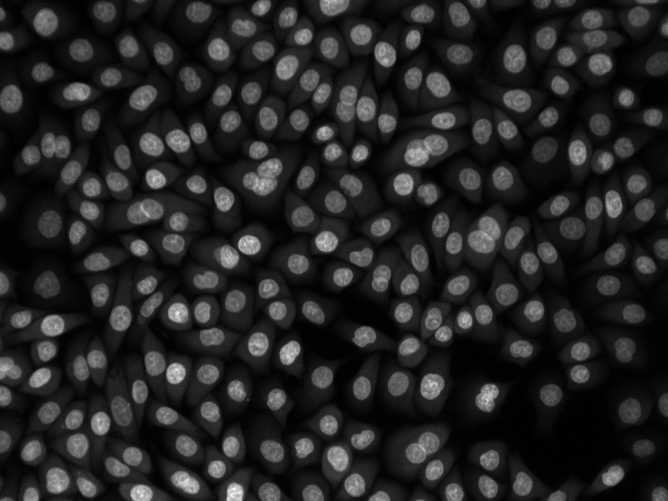
#> input picture images/002002-3608-channel-0.tif, 668 x 501 px
$ jupyter execute biomedia_features_02_blobs.ipynb   (shell and % lines are left out)
#> lines starting #> are read from the running program, lines starting #| are printed output that depends on the picture
<div class="alert alert-block alert-info">
Visit the <a href="https://github.com/engs1258/biomedical-image-analysis-notebooks/wiki">wiki</a> pages to find some additional documentation and instructions on how view an interactive verson of these notebooks using binder.</div>

---

[cell 1]
import math
import numpy as np
import matplotlib.pyplot as plt


from skimage import measure
from skimage.color import rgb2gray
from skimage import io
from skimage import filters
from skimage import feature

## Blob detection using Laplacian of Gaussian

For the purpose of illustration we use a cartoon image, i.e. an image that does not have any texture.

[cell 2]
image = io.imread("../images/002002-3608-channel-0.tif")
#> image is the input picture: shape (501, 668); min 0, max 255, mean 36.1
image_gray = rgb2gray(image)

[cell 3]
fig, ax = plt.subplots(figsize=(8, 8))
plt.imshow(image_gray, cmap=plt.cm.gray)

[cell 4]
blobs_log = feature.blob_log(image_gray, max_sigma=30, num_sigma=10, threshold=.1)
#> blobs_log = 221 rows, first 8: [353, 289, 7.44], [500, 141, 10.67], [500, 234, 10.67], [482, 186, 7.44], [313, 177, 7.44], [373, 176, 7.44], [242, 325, 7.44], [396, 487, 7.44]

# Compute radii in the 3rd column.
blobs_log[:, 2] = blobs_log[:, 2] * math.sqrt(2)

[cell 5]
fig, ax = plt.subplots(figsize=(8, 8))

ax.set_title('Laplacian of Gaussian')
ax.imshow(image_gray)
for blob in blobs_log:
    y, x, r = blob
    c = plt.Circle((x, y), r, color='yellow', linewidth=2, fill=False)
    ax.add_patch(c)
    ax.set_axis_off()
#> this loop made 221 passes
#> (y, x, r) on passes 1 to 3: (353, 289, 10.53), (500, 141, 15.08), (500, 234, 15.08)

plt.show()
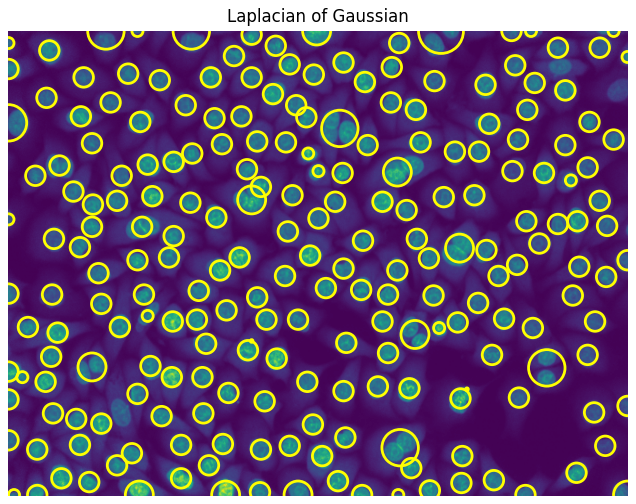
#> figure drawn by matplotlib, 1 panel


$ run again, with images/002002-3608-channel-1.tif copied over images/002002-3608-channel-0.tif
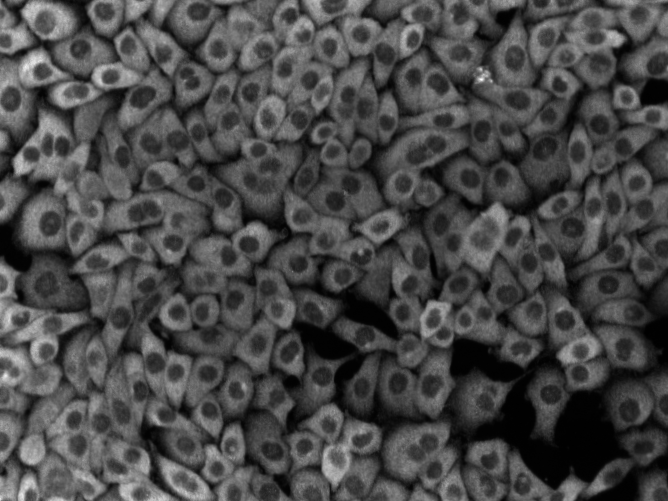
#> input picture images/002002-3608-channel-1.tif, 668 x 501 px
#> image is the input picture: shape (501, 668); min 0, max 255, mean 72.2
#> blobs_log = 347 rows, first 8: [165, 21, 7.44], [500, 158, 7.44], [59, 35, 7.44], [0, 507, 7.44], [270, 0, 7.44], [39, 613, 7.44], [125, 49, 7.44], [482, 29, 4.22]
#> the loop `for blob in blobs_log:` made 347 passes
#> (y, x, r) on passes 1 to 3: (165, 21, 10.53), (500, 158, 10.53), (59, 35, 10.53)
#> `plt.show()`:
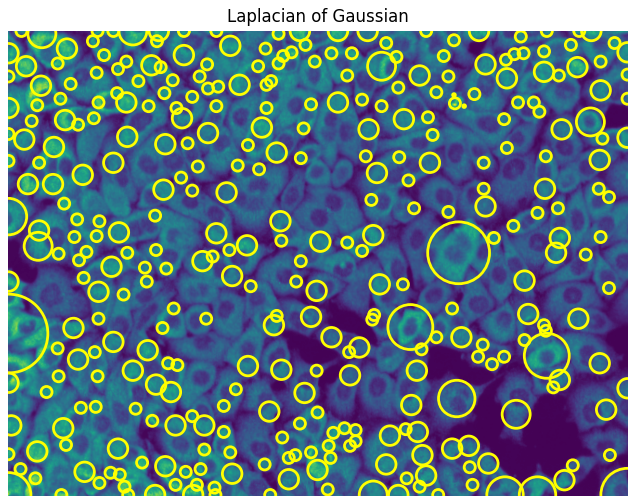
#> figure drawn by matplotlib, 1 panel

$ run again, with images/002002-3608-channel-2.tif copied over images/002002-3608-channel-0.tif
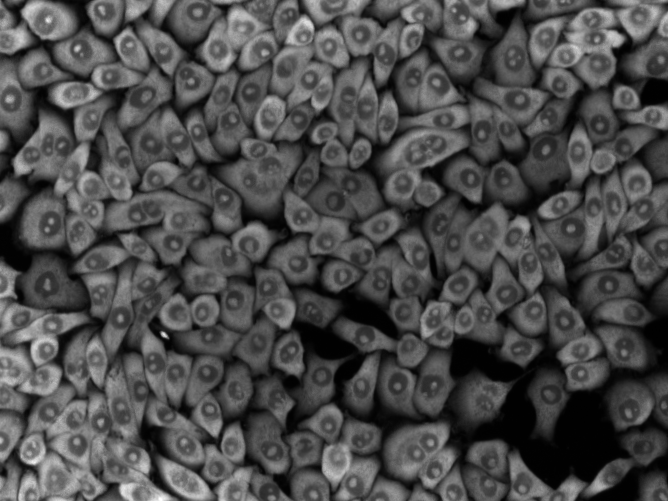
#> input picture images/002002-3608-channel-2.tif, 668 x 501 px
#> image is the input picture: shape (501, 668); min 0, max 255, mean 75.5
#> blobs_log = 386 rows, first 8: [0, 505, 7.44], [484, 599, 7.44], [39, 617, 4.22], [165, 21, 7.44], [38, 19, 7.44], [12, 27, 4.22], [96, 61, 7.44], [139, 0, 4.22]
#> the loop `for blob in blobs_log:` made 386 passes
#> (y, x, r) on passes 1 to 3: (0, 505, 10.53), (484, 599, 10.53), (39, 617, 5.97)
#> `plt.show()`:
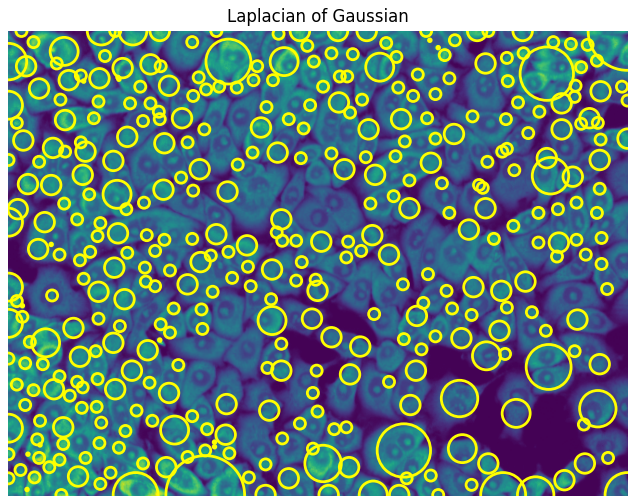
#> figure drawn by matplotlib, 1 panel

$ run again, with images/Lyuba-CT_350.tif copied over images/002002-3608-channel-0.tif
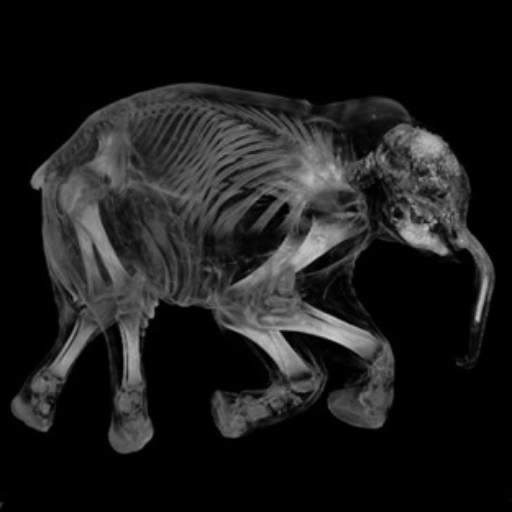
#> input picture images/Lyuba-CT_350.tif, 512 x 512 px
#> image is the input picture: shape (512, 512); min 0, max 208, mean 27.6
#> blobs_log = 91 rows, first 8: [331, 337, 10.67], [235, 416, 10.67], [144, 428, 10.67], [353, 132, 7.44], [248, 311, 10.67], [315, 478, 4.22], [250, 442, 4.22], [353, 281, 10.67]
#> the loop `for blob in blobs_log:` made 91 passes
#> (y, x, r) on passes 1 to 8: (331, 337, 15.08), (235, 416, 15.08), (144, 428, 15.08), (353, 132, 10.53), (248, 311, 15.08), (315, 478, 5.97), (250, 442, 5.97), (353, 281, 15.08)
#> `plt.show()`:
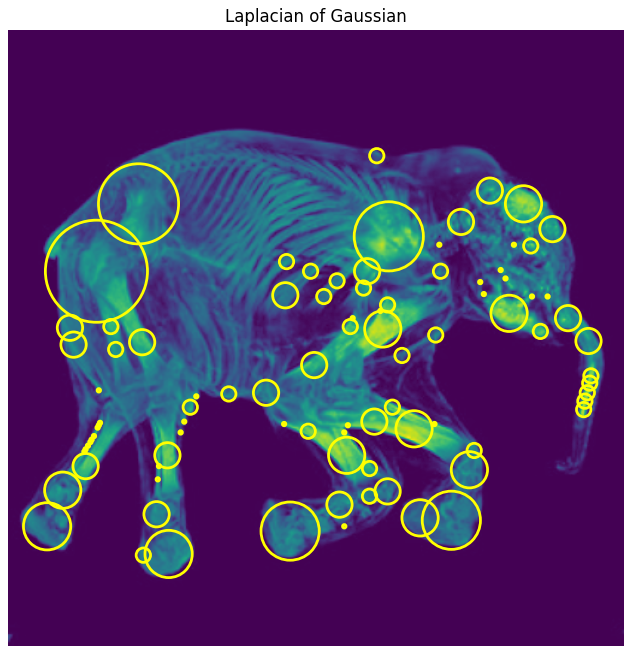
#> figure drawn by matplotlib, 1 panel
